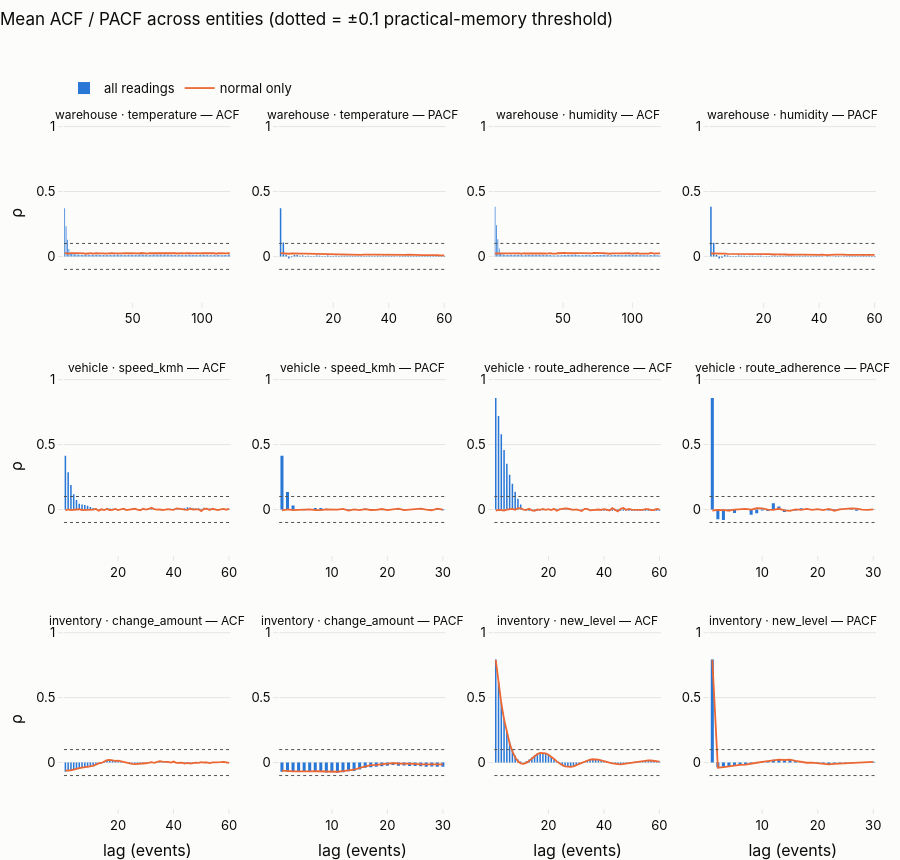

Notebook cell for this chart:
### Markdown cell above
### 2.5 Autocorrelation (ACF / PACF) — how long does each signal "remember"?

ACF/PACF are computed **per entity** (12 sensors, 5 vehicles, 50 SKUs) and averaged; the band is min–max across entities. Two variants:

* **all readings** (what a deployed model sees, anomalies included) — bars;
* **normal readings only** (anomalies dropped; reflects the background process) — line.

The practical memory threshold is **|ρ| ≥ 0.1**. The statistical 95 % band (≈ ±1.96/√N) is shown too, but with N ≈ 86 400 it is ±0.007 and flags even trivial correlations, so it is not a useful lookback criterion. *One step = one event of that entity* (1 s warehouse, 10 s GPS, irregular inventory), which is also what `SequenceBuilder` steps over.

### Code cell
from statsmodels.tsa.stattools import acf, pacf

def profile(series: list[np.ndarray], nlags: int, partial: bool) -> tuple[np.ndarray, np.ndarray, np.ndarray]:
    out = []
    for x in series:
        x = np.asarray(x, float)
        x = x[np.isfinite(x)]
        if len(x) > 4 * nlags and x.std() > 0:
            out.append(pacf(x, nlags=nlags, method="ywm") if partial else acf(x, nlags=nlags, fft=True))
    A = np.vstack(out)
    return A.mean(0), A.min(0), A.max(0)

def per_entity(df: pd.DataFrame, key: str, col: str, mask_normal: bool, sel=None) -> list[np.ndarray]:
    out = []
    for k, g in df.groupby(key):
        if sel is not None and not sel(k, g):
            continue
        g = g.sort_values("ts")
        out.append((g.loc[~g.is_anomaly, col] if mask_normal else g[col]).to_numpy())
    return out

ACF_SPECS = [  # (source, signal label, dataframe, entity key, column, selector, acf lags, pacf lags)
    ("warehouse", "temperature", wh, "sensor_id", "value", lambda k, g: g.reading_type.iloc[0] == "temperature", 120, 60),
    ("warehouse", "humidity", wh, "sensor_id", "value", lambda k, g: g.reading_type.iloc[0] == "humidity", 120, 60),
    ("vehicle", "speed_kmh", gps, "vehicle_id", "speed", None, 60, 30),
    ("vehicle", "route_adherence", gps, "vehicle_id", "adherence", None, 60, 30),
    ("inventory", "change_amount", inv, "sku_id", "chg", None, 60, 30),
    ("inventory", "new_level", inv, "sku_id", "new", None, 60, 30),
]
acf_res, rows = {}, []
for src, sig, df, key, col, sel, na, npa in ACF_SPECS:
    r = {}
    for variant, mask in [("all", False), ("normal", True)]:
        ser = per_entity(df, key, col, mask, sel)
        r[("acf", variant)] = profile(ser, na, False)
        r[("pacf", variant)] = profile(ser, npa, True)
        r["N"] = int(np.median([len(s) for s in ser]))
    acf_res[(src, sig)] = r
    for variant in ["all", "normal"]:
        a = r[("acf", variant)][0]; p = r[("pacf", variant)][0]
        below = np.flatnonzero(np.abs(a[1:]) < 0.1)
        memory = int(below[0] + 1) if len(below) else na
        sig_p = np.flatnonzero(np.abs(p[1:]) >= 0.1)
        rows.append({"source": src, "signal": sig, "variant": variant, "median N": r["N"], "95% band": 1.96 / math.sqrt(r["N"]),
                     "ACF(1)": a[1], "ACF(10)": a[10], "ACF(30)": a[30],
                     "memory lag (first |ACF|<0.1)": memory, "PACF order (last |PACF|≥0.1)": int(sig_p[-1] + 1) if len(sig_p) else 0})
acf_summary = pd.DataFrame(rows)
display(acf_summary.style.format({"95% band": "{:.4f}", "ACF(1)": "{:.3f}", "ACF(10)": "{:.3f}", "ACF(30)": "{:.3f}"}).hide(axis="index"))

acf_titles = [f"{src} · {sig} — {kind}" for (src, sig, *_rest) in ACF_SPECS for kind in ("ACF", "PACF")]
fig = make_subplots(rows=3, cols=4, vertical_spacing=0.11, horizontal_spacing=0.06, subplot_titles=acf_titles)
for k, (src, sig, df, key, col, sel, na, npa) in enumerate(ACF_SPECS):
    r, c0 = k // 2 + 1, (k % 2) * 2 + 1
    for kind_i, kind in enumerate(["acf", "pacf"]):
        c = c0 + kind_i
        am, alo, ahi = acf_res[(src, sig)][(kind, "all")]
        nm, _, _ = acf_res[(src, sig)][(kind, "normal")]
        lags = np.arange(len(am))
        fig.add_bar(x=lags[1:], y=am[1:], marker_color=BLUE, marker_line_width=0, name="all readings", showlegend=(k == 0 and kind_i == 0),
                    width=0.55, row=r, col=c)
        fig.add_scatter(x=lags[1:], y=nm[1:], mode="lines", line=dict(color=ORANGE, width=1.8), name="normal only", showlegend=(k == 0 and kind_i == 0), row=r, col=c)
        fig.add_hline(y=0.1, line=dict(color=INK2, width=1, dash="dot"), row=r, col=c)
        fig.add_hline(y=-0.1, line=dict(color=INK2, width=1, dash="dot"), row=r, col=c)
        fig.update_yaxes(range=[-0.35, 1.02], row=r, col=c, title_text="ρ" if c == 1 else None)
        fig.update_xaxes(title_text="lag (events)" if r == 3 else None, row=r, col=c)
fig.update_annotations(font_size=12)
fig.update_layout(title="Mean ACF / PACF across entities (dotted = ±0.1 practical-memory threshold)")
show(fig, 860)
